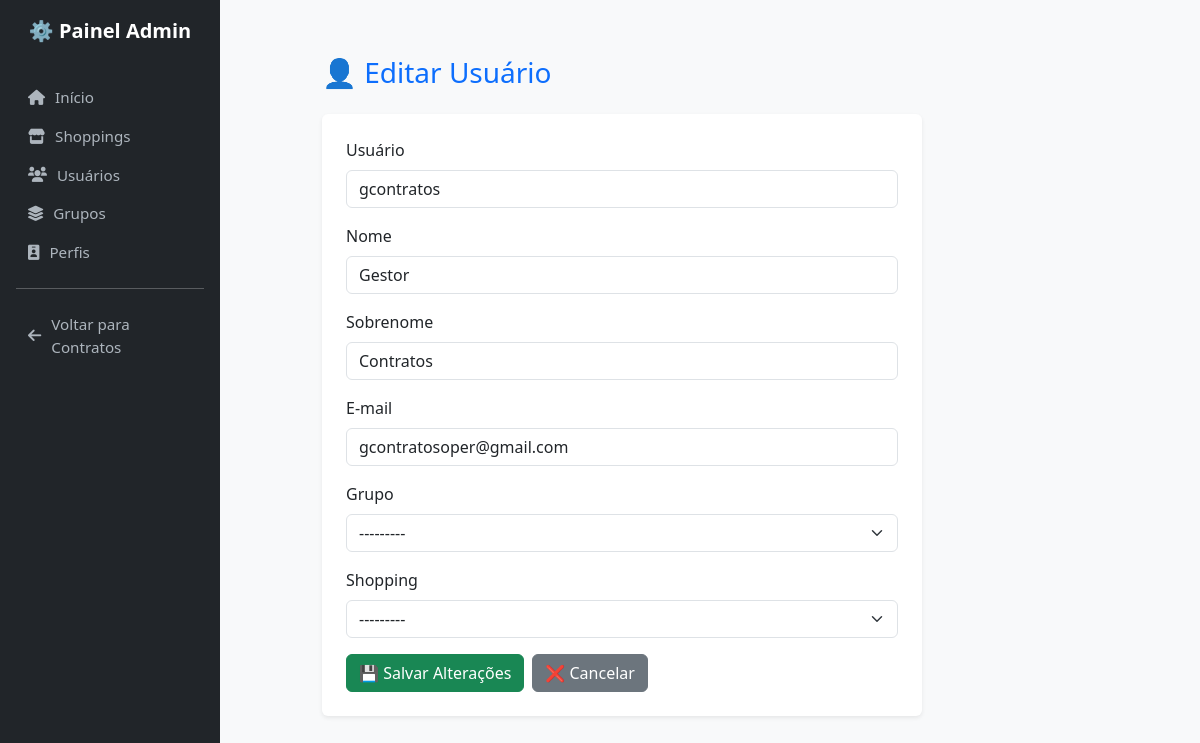
Screenshot of /admin-panel/usuario/editar/1/ (signed in) with the database file from the repository.
### usuarios/models.py (models this page shows)
class Usuario(AbstractUser):
    shopping = models.ForeignKey(
        'documentos.Shopping',
        on_delete=models.SET_NULL,
        null=True,
        blank=True,
        related_name='usuarios'
    )

### painel_admin/views.py (the view)
# urls.py: path('usuario/editar/<int:user_id>/', views.editar_usuario, name='editar_usuario'),
@login_required
@user_passes_test(is_corporativo)
def editar_usuario(request, user_id):
    usuario = get_object_or_404(Usuario, id=user_id)
    if request.method == 'POST':
        form = UsuarioEditForm(request.POST, instance=usuario)
        if form.is_valid():
            form.save()
            messages.success(request, "Usuário atualizado com sucesso!")  # <-- aqui ✅
            return redirect('listar_usuarios')
    else:
        form = UsuarioEditForm(instance=usuario)
    return render(request, 'painel_admin/editar_usuario.html', {'form': form})

### painel_admin/forms.py
class UsuarioEditForm(forms.ModelForm):
    grupo = forms.ModelChoiceField(
        queryset=Group.objects.all(),
        label="Grupo",
        required=False,
        widget=forms.Select(attrs={'class': 'form-select'})
    )
    shopping = forms.ModelChoiceField(
        queryset=Shopping.objects.all(),
        label="Shopping",
        required=False,
        widget=forms.Select(attrs={'class': 'form-select'})
    )
    class Meta:
        model = Usuario  # <-- use seu modelo customizado
        fields = ['username', 'email', 'first_name', 'last_name', 'grupo', 'shopping']

### documentos/models.py (called while the page is built)
    def __str__(self):
        return self.nome

### painel_admin/views.py (called while the page is built)
def is_corporativo(user):
    return user.groups.filter(name='Corporativo').exists()

### painel_admin/templates/painel_admin/editar_usuario.html (shortened to what this page needs)
{% extends 'base_admin.html' %}
{% load widget_tweaks %}
{% block content %}
<div class="container mt-4" style="max-width: 800px;">
  <h3 class="mb-4 text-primary">👤 Editar Usuário</h3>
  <form method="post" class="shadow-sm p-4 bg-white rounded" style="max-width: 600px;">
    <div class="mb-3">
        <label for="id_username" class="form-label">Usuário</label>
        {{ form.username|add_class:"form-control" }}
    </div>
    <div class="mb-3">
        <label for="id_first_name" class="form-label">Nome</label>
        {{ form.first_name|add_class:"form-control" }}
    </div>
    <div class="mb-3">
        <label for="id_last_name" class="form-label">Sobrenome</label>
        {{ form.last_name|add_class:"form-control" }}
    </div>
    <div class="mb-3">
        <label for="id_email" class="form-label">E-mail</label>
        {{ form.email|add_class:"form-control" }}
    </div>
    <div class="mb-3">
        <label for="id_grupo" class="form-label">Grupo</label>
        {{ form.grupo|add_class:"form-select" }}
    </div>
    <div class="mb-3">
        <label for="id_shopping" class="form-label">Shopping</label>
        {{ form.shopping|add_class:"form-select" }}
    </div>
    <div class="d-flex gap-2 mt-3">
        <button type="submit" class="btn btn-success">
            💾 Salvar Alterações
        </button>
        <a href="{% url 'listar_usuarios' %}" class="btn btn-secondary">
            ❌ Cancelar
        </a>
    </div>
</form>
</div>
{% endblock %}

### painel_admin/templates/base_admin.html (style rules this page uses)
body { background-color: #f8f9fa; margin: 0; padding: 0; font-family: 'Segoe UI', sans-serif; }

### rows the page displays
Usuario: username "gcontratos", first_name "Gestor", last_name "Contratos", email "gcontratosoper@gmail.com", shopping "---------"
